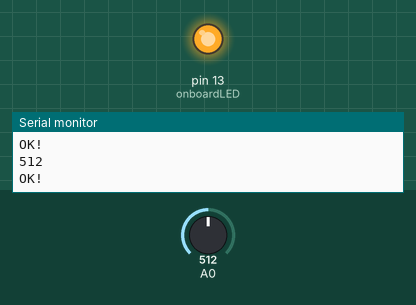
This sketch was run on a simulated Arduino Leonardo, built with avr-gcc and run on an emulated ATmega32U4. On the bench: output pins drawn as LEDs (lit = HIGH), the last lines printed to the serial monitor. Inputs (shaded band) come from the test bench; at power-on: A0 = 512. USB keyboard and mouse output is not drawn.

Above: at 1.3 s.
1.4 s: A0 set to 104
2.9 s: A0 set to 88
At 4.2 s:
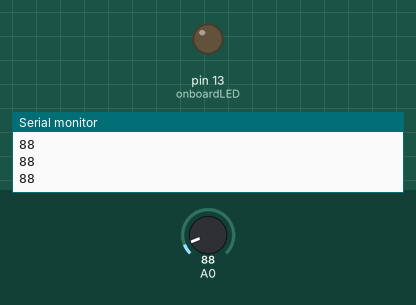
4.5 s: A0 set to 110
At 5.7 s:
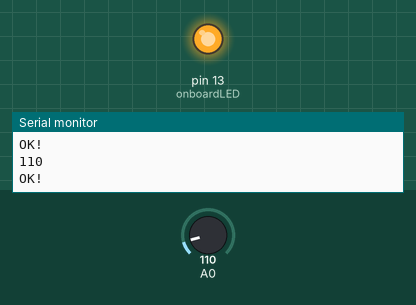
6.0 s: A0 set to 90
At 7.1 s:
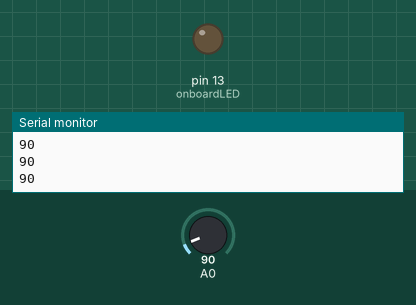
Timing chart, 0 to 8.5 s (numbered marks = the images above; inputs shaded):
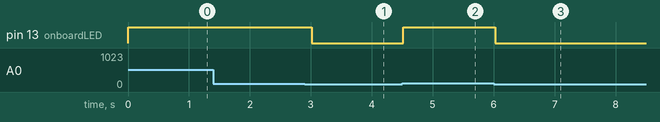

The sketch:

myoware-potenc.ino
```cpp
int onboardLED = 13; // Arduino onboard LED (pin 13) you can control
int voltageThreshold = 100; // any reading higher will trigger an action

#include "Keyboard.h"

void setup() {
  // put your setup code here, to run when Arduino is powered on:
  Serial.begin(9600);
  pinMode(onboardLED, OUTPUT);
  Keyboard.begin();
}

void loop() {
  // put your main code here, to run repeatedly:
  //voltageThreshold = analogRead(A0); //reads from potenciometer
  int currentVoltage = analogRead(A0); // store the incoming voltage
  Serial.println(currentVoltage);       // prints voltage to monitor
  if(currentVoltage >= voltageThreshold){
     // trigger actions
     Serial.println("OK!");  // prints string + new line
     digitalWrite(onboardLED, HIGH); //this sends 5V, turning on LED
     Keyboard.write(KEY_F12);
     //Keyboard.write('c');
     //delay(500);
  } else {
     //Serial.println(""); // adds a new line
     digitalWrite(onboardLED, LOW);
     //delay(500);
     // turn off the light if threshold is not met
  }
  //digitalWrite(onboardLED, HIGH);
  delay(500);
}
```

Measured:
- the behaviour switches between 100 and 99 on A0 (found by bisection; images 0 and 1)
- after the input at 2.9 s, pin 13 (onboardLED): HIGH → LOW after 0.12 s
- after the input at 4.5 s, pin 13 (onboardLED): LOW → HIGH at once
- after the input at 6.0 s, pin 13 (onboardLED): HIGH → LOW at once
